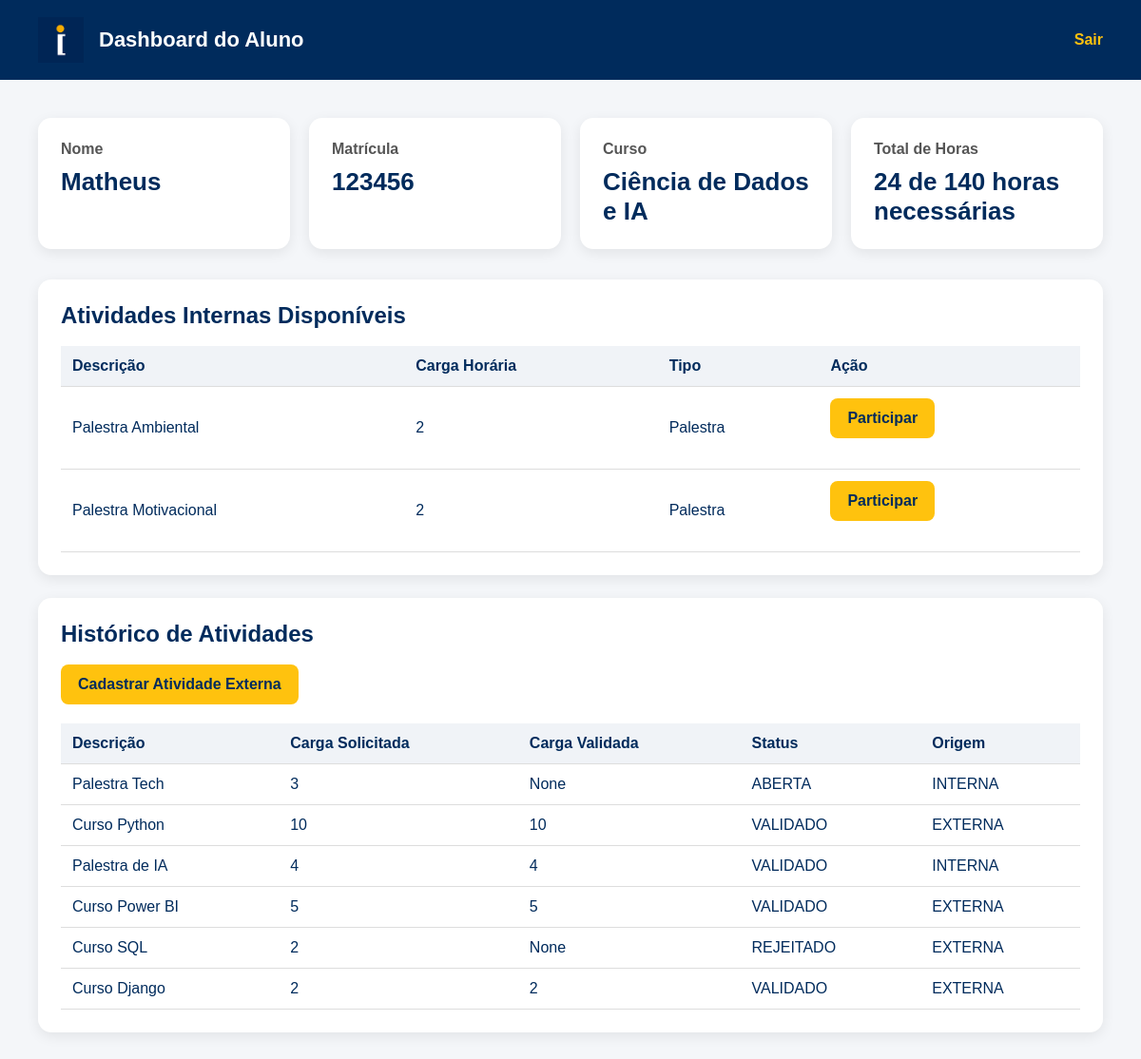
Page /dashboard/aluno/ (signed in) on the earlier database version.
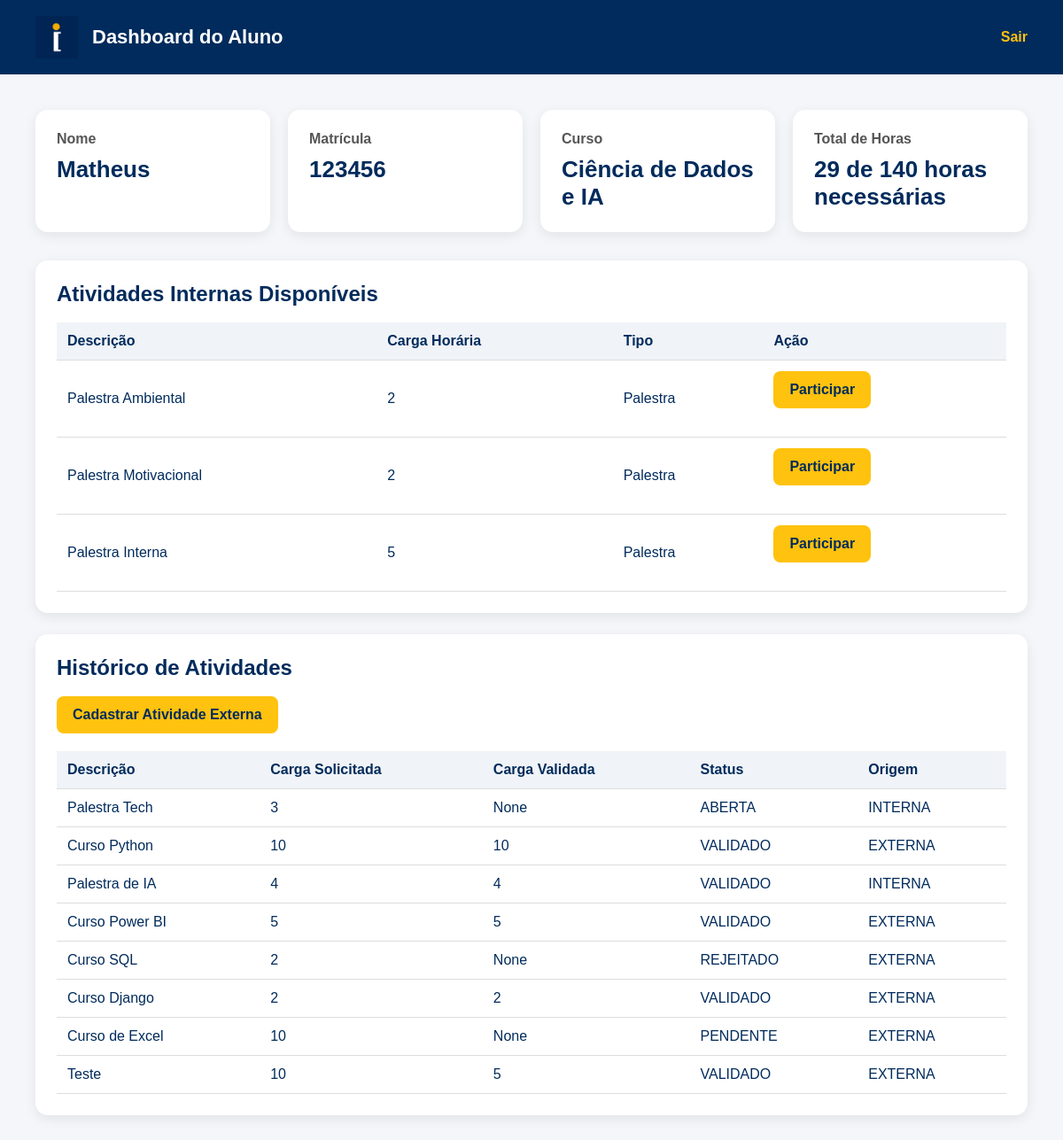
Same page on the later database version.
### core/models.py (models this page shows, shortened)
class Aluno(models.Model):
    usuario = models.OneToOneField(
        Usuario,
        on_delete=models.CASCADE
    )
    matricula = models.CharField(max_length=20)
    curso = models.CharField(max_length=100)
    semestre_ingresso = models.IntegerField()
    total_horas_integralizadas = models.IntegerField(default=0)

class Usuario(AbstractUser):
    class Perfil(models.TextChoices):
        ALUNO = 'ALUNO', 'Aluno'
        COORDENADOR = 'COORDENADOR', 'Coordenador'
        ORG = 'ORG', 'Organização Acadêmica'
    perfil = models.CharField(
        max_length=20,
        choices=Perfil.choices
    )

class AtividadeComplementar(models.Model):
    class Status(models.TextChoices):
        PENDENTE = 'PENDENTE', 'Pendente'
        ABERTA = 'ABERTA', 'Aberta'
        VALIDADO = 'VALIDADO', 'Validado'
        REJEITADO = 'REJEITADO', 'Rejeitado'
    class Origem(models.TextChoices):
        INTERNA = 'INTERNA', 'Interna'
        EXTERNA = 'EXTERNA', 'Externa'
    descricao = models.TextField()
    carga_horaria_solicitada = models.IntegerField()
    carga_horaria_validada = models.IntegerField(
        null=True,
        blank=True
    )
    status = models.CharField(
        max_length=20,
        choices=Status.choices,
        default=Status.PENDENTE
    )
    tipo_origem = models.CharField(
        max_length=20,
        choices=Origem.choices
    )
    caminho_comprovante = models.FileField(
        upload_to='comprovantes/',
        null=True,
        blank=True
    )
    aluno = models.ForeignKey(
        Aluno,
        on_delete=models.CASCADE,
        related_name='atividades',
        null=True,
        blank=True
    )
    alunos_participantes = models.ManyToManyField(
        Aluno,
        related_name='atividades_internas',
        blank=True
    )
    coordenador = models.ForeignKey(
        Coordenador,
        on_delete=models.SET_NULL,
        null=True,
        blank=True
    )
    organizacao = models.ForeignKey(
        OrgAcademica,
        on_delete=models.SET_NULL,
        null=True,
        blank=True
    )
    tipo_atividade = models.ForeignKey(
        TipoAtividade,
        on_delete=models.CASCADE
    )

class TipoAtividade(models.Model):
    nome = models.CharField(max_length=100)
    limite_horas_total = models.IntegerField()
    limite_horas_por_evento = models.IntegerField()
    eixo_tematico = models.ForeignKey(
        EixoTematico,
        on_delete=models.CASCADE,
        related_name='tipos_atividade'
    )

### core/views.py (the view)
@login_required
def dashboard_aluno(request):
    aluno = Aluno.objects.get(usuario=request.user)
    atividades = AtividadeComplementar.objects.filter(
        Q(aluno=aluno) | Q(alunos_participantes=aluno)
    ).distinct()
    atividades_internas_abertas = AtividadeComplementar.objects.filter(
        tipo_origem=AtividadeComplementar.Origem.INTERNA,
        status=AtividadeComplementar.Status.ABERTA
    ).exclude(
        alunos_participantes=aluno
    )
    HORAS_NECESSARIAS = 140
    return render(
        request,
        'dashboard_aluno.html',
        {
            'aluno': aluno,
            'atividades': atividades,
            'atividades_internas_abertas': atividades_internas_abertas,
            'horas_necessarias': HORAS_NECESSARIAS
        }
    )

### core/templates/dashboard_aluno.html (shortened to what this page needs)
{% load static %}
<!DOCTYPE html>
<html lang="pt-br">
<head>
    <link rel="stylesheet" href="{% static 'css/dashboard.css' %}">
</head>
<body>
<header class="header">
    <div class="header-left">
        <img src="{% static 'img/logo_ibmec.png' %}" alt="IBMEC">
        <h1>Dashboard do Aluno</h1>
    </div>
    <a href="{% url 'logout' %}" class="logout">Sair</a>
</header>
<main class="container">
    <div class="cards">
        <div class="card">
            <h2>Nome</h2>
            <p>{{ aluno.usuario.username }}</p>
        </div>
        <div class="card">
            <h2>Matrícula</h2>
            <p>{{ aluno.matricula }}</p>
        </div>
        <div class="card">
            <h2>Curso</h2>
            <p>{{ aluno.curso }}</p>
        </div>
        <div class="card">
            <h2>Total de Horas</h2>
            <p>
                {{ aluno.total_horas_integralizadas }} de {{ horas_necessarias }} horas necessárias
            </p>
        </div>
    </div>
    <div class="section">
        <h2>Atividades Internas Disponíveis</h2>
        <table>
            <thead>
                <tr>
                    <th>Descrição</th>
                    <th>Carga Horária</th>
                    <th>Tipo</th>
                    <th>Ação</th>
                </tr>
            </thead>
            <tbody>
                {% for atividade in atividades_internas_abertas %}
                    <tr>
                        <td>{{ atividade.descricao }}</td>
                        <td>{{ atividade.carga_horaria_solicitada }}</td>
                        <td>{{ atividade.tipo_atividade.nome }}</td>
                        <td>
                            <a
                                href="{% url 'participar_atividade_interna' atividade.id %}"
                                class="btn"
                            >
                                Participar
                            </a>
                        </td>
                    </tr>
                {% empty %}
                    <tr>
                        <td colspan="4">
                            Nenhuma atividade interna disponível.
                        </td>
                    </tr>
                {% endfor %}
            </tbody>
        </table>
    </div>
    <div class="section">
        <h2>Histórico de Atividades</h2>
        <a href="{% url 'cadastrar_atividade_externa' %}" class="btn">Cadastrar Atividade Externa</a>
        <table>
            <thead>
                <tr>
                    <th>Descrição</th>
                    <th>Carga Solicitada</th>
                    <th>Carga Validada</th>
                    <th>Status</th>
                    <th>Origem</th>
                </tr>
            </thead>
            <tbody>
                {% for atividade in atividades %}
                    <tr>
                        <td>{{ atividade.descricao }}</td>
                        <td>{{ atividade.carga_horaria_solicitada }}</td>
                        <td>{{ atividade.carga_horaria_validada }}</td>
                        <td>{{ atividade.status }}</td>
                        <td>{{ atividade.tipo_origem }}</td>
                    </tr>
                {% empty %}
                    <tr>
                        <td colspan="5">Nenhuma atividade cadastrada.</td>
                    </tr>
                {% endfor %}
            </tbody>
        </table>
    </div>
</main>
</body>
</html>

### core/static/css/dashboard.css (style rules this page uses)
* { margin: 0; padding: 0; box-sizing: border-box; }
body { font-family: Arial, Helvetica, sans-serif; background-color: #f4f6f9; color: #002b5c; }
.header { background-color: #002b5c; color: white; padding: 18px 40px; display: flex; justify-content: space-between; align-items: center; }
.header-left { display: flex; align-items: center; gap: 16px; }
.header img { width: 48px; }
.header h1 { font-size: 22px; }
.logout { color: #ffc20e; text-decoration: none; font-weight: bold; }
.container { padding: 40px; }
.cards { display: grid; grid-template-columns: repeat(auto-fit, minmax(220px, 1fr)); gap: 20px; margin-bottom: 32px; }
.card { background-color: white; padding: 24px; border-radius: 14px; box-shadow: 0 4px 14px rgba(0, 0, 0, 0.08); }
.card h2 { font-size: 16px; color: #555; margin-bottom: 10px; }
.card p { font-size: 26px; font-weight: bold; color: #002b5c; }
.section { background-color: white; padding: 24px; border-radius: 14px; box-shadow: 0 4px 14px rgba(0, 0, 0, 0.08); margin-bottom: 24px; }
.section h2 { margin-bottom: 18px; }
.btn { display: inline-block; background-color: #ffc20e; color: #002b5c; padding: 12px 18px; border-radius: 8px; text-decoration: none; font-weight: bold; margin-bottom: 20px; }
table { width: 100%; border-collapse: collapse; }
th, td { padding: 12px; border-bottom: 1px solid #ddd; text-align: left; }
th { background-color: #f0f3f7; }

Differences in the rows shown:
changed Aluno "Ciência de Dados e IA": total_horas_integralizadas "24" → "29"
added AtividadeComplementar: descricao "Palestra Interna", carga_horaria_solicitada "5", tipo_atividade.nome "Palestra", shown under "Atividades Internas Disponíveis"
added AtividadeComplementar: descricao "Curso de Excel", carga_horaria_solicitada "10", carga_horaria_validada "None", status "PENDENTE", tipo_origem "EXTERNA", shown under "Histórico de Atividades"
added AtividadeComplementar: descricao "Teste", carga_horaria_solicitada "10", carga_horaria_validada "5", status "VALIDADO", tipo_origem "EXTERNA", shown under "Histórico de Atividades"
